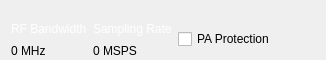
                 <widget class="QFrame" name="frame_9">
                  <property name="sizePolicy">
                   <sizepolicy hsizetype="Expanding" vsizetype="Expanding">
                    <horstretch>0</horstretch>
                    <verstretch>0</verstretch>
                   </sizepolicy>
                  </property>
                  <property name="minimumSize">
                   <size>
                    <width>0</width>
                    <height>60</height>
                   </size>
                  </property>
                  <property name="maximumSize">
                   <size>
                    <width>16777215</width>
                    <height>60</height>
                   </size>
                  </property>
                  <layout class="QHBoxLayout" name="horizontalLayout_21">
                   <item>
                    <layout class="QVBoxLayout" name="verticalLayout_12">
                     <item>
                      <widget class="QLabel" name="label_25">
                       <property name="sizePolicy">
                        <sizepolicy hsizetype="Expanding" vsizetype="Expanding">
                         <horstretch>0</horstretch>
                         <verstretch>0</verstretch>
                        </sizepolicy>
                       </property>
                       <property name="minimumSize">
                        <size>
                         <width>0</width>
                         <height>35</height>
                        </size>
                       </property>
                       <property name="maximumSize">
                        <size>
                         <width>16777215</width>
                         <height>35</height>
                        </size>
                       </property>
                       <property name="styleSheet">
                        <string notr="true">QLabel{
color:rgb(255, 255, 255);
}</string>
                       </property>
                       <property name="text">
                        <string>RF Bandwidth</string>
                       </property>
                      </widget>
                     </item>
                     <item>
                      <widget class="QLabel" name="label_rf_bandwidth_tx">
                       <property name="sizePolicy">
                        <sizepolicy hsizetype="Expanding" vsizetype="Expanding">
                         <horstretch>0</horstretch>
                         <verstretch>0</verstretch>
                        </sizepolicy>
                       </property>
                       <property name="minimumSize">
                        <size>
                         <width>0</width>
                         <height>35</height>
                        </size>
                       </property>
                       <property name="maximumSize">
                        <size>
                         <width>16777215</width>
                         <height>35</height>
                        </size>
                       </property>
                       <property name="text">
                        <string>0 MHz</string>
                       </property>
                      </widget>
                     </item>
                    </layout>
                   </item>
                   <item>
                    <layout class="QVBoxLayout" name="verticalLayout_11">
                     <item>
                      <widget class="QLabel" name="label_26">
                       <property name="sizePolicy">
                        <sizepolicy hsizetype="Expanding" vsizetype="Expanding">
                         <horstretch>0</horstretch>
                         <verstretch>0</verstretch>
                        </sizepolicy>
                       </property>
                       <property name="minimumSize">
                        <size>
                         <width>0</width>
                         <height>35</height>
                        </size>
                       </property>
                       <property name="maximumSize">
                        <size>
                         <width>16777215</width>
                         <height>35</height>
                        </size>
                       </property>
                       <property name="styleSheet">
                        <string notr="true">QLabel{
color:rgb(255, 255, 255);
}</string>
                       </property>
                       <property name="text">
                        <string>Sampling Rate</string>
                       </property>
                      </widget>
                     </item>
                     <item>
                      <widget class="QLabel" name="label_sampling_freq_tx">
                       <property name="sizePolicy">
                        <sizepolicy hsizetype="Expanding" vsizetype="Expanding">
                         <horstretch>0</horstretch>
                         <verstretch>0</verstretch>
                        </sizepolicy>
                       </property>
                       <property name="minimumSize">
                        <size>
                         <width>0</width>
                         <height>35</height>
                        </size>
                       </property>
                       <property name="maximumSize">
                        <size>
                         <width>16777215</width>
                         <height>35</height>
                        </size>
                       </property>
                       <property name="text">
                        <string>0 MSPS</string>
                       </property>
                      </widget>
                     </item>
                    </layout>
                   </item>
                   <item>
                    <layout class="QVBoxLayout" name="verticalLayout_10">
                     <item>
                      <spacer name="verticalSpacer">
                       <property name="orientation">
                        <enum>Qt::Vertical</enum>
                       </property>
                       <property name="sizeHint" stdset="0">
                        <size>
                         <width>20</width>
                         <height>40</height>
                        </size>
                       </property>
                      </spacer>
                     </item>
                     <item>
                      <widget class="QCheckBox" name="pa_protection">
                       <property name="sizePolicy">
                        <sizepolicy hsizetype="Expanding" vsizetype="Expanding">
                         <horstretch>0</horstretch>
                         <verstretch>0</verstretch>
                        </sizepolicy>
                       </property>
                       <property name="text">
                        <string>PA Protection</string>
                       </property>
                      </widget>
                     </item>
                    </layout>
                   </item>
                   <item>
                    <spacer name="horizontalSpacer_18">
                     <property name="orientation">
                      <enum>Qt::Horizontal</enum>
                     </property>
                     <property name="sizeHint" stdset="0">
                      <size>
                       <width>40</width>
                       <height>20</height>
                      </size>
                     </property>
                    </spacer>
                   </item>
                  </layout>
                 </widget>
